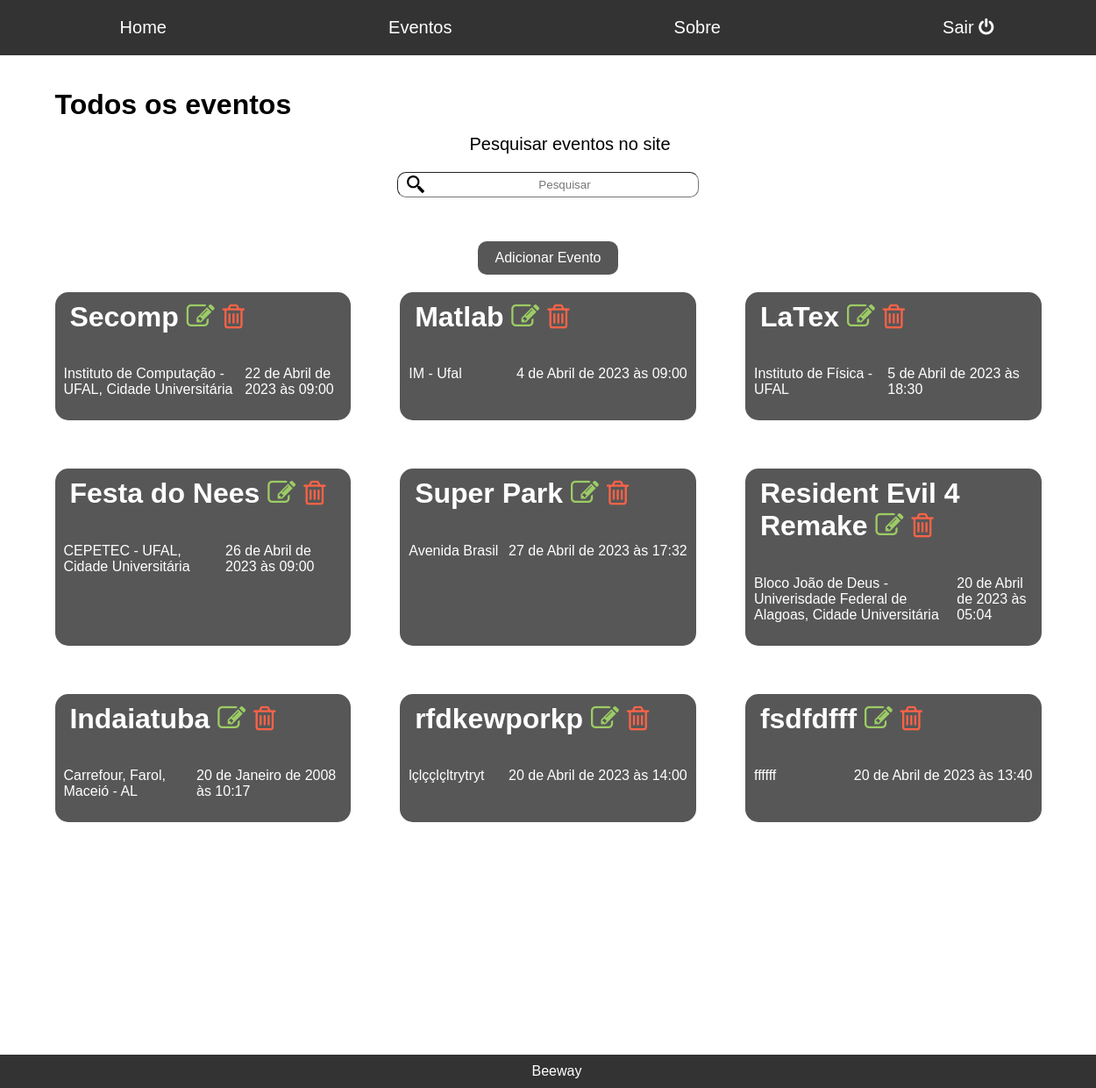
The page /administrador/todos.eventos (signed in) on the database as committed earlier.
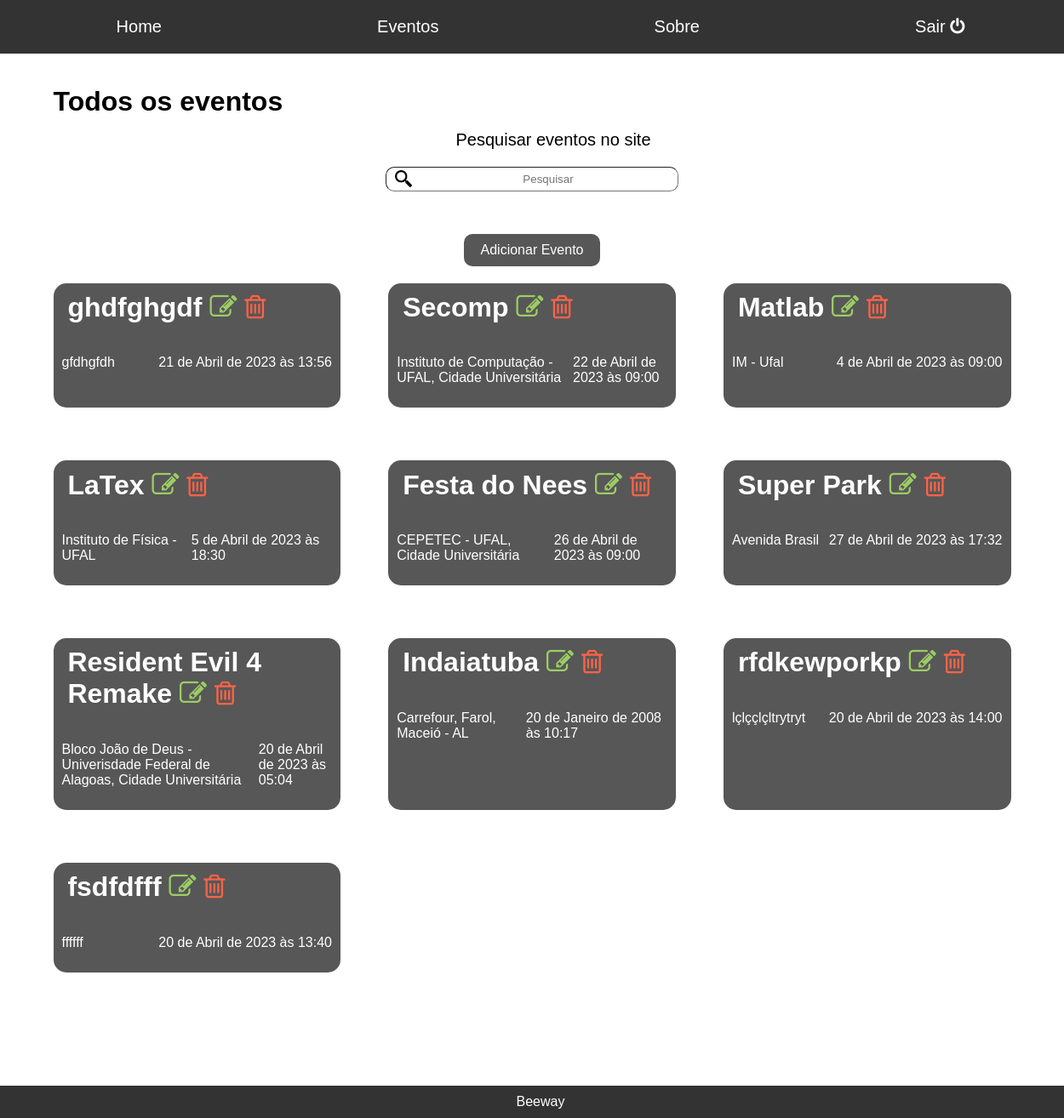
The same page on the database as committed later.
### administrador/models.py (models this page shows, shortened)
class Event(models.Model):
    titulo = models.CharField(max_length=50)
    local = models.CharField(max_length=150)
    data_e_hora = models.DateTimeField()
    descricao = models.TextField()
    contato = models.CharField(max_length=150)
    max_ingressos = models.PositiveSmallIntegerField()
    preco = models.DecimalField(decimal_places=2, max_digits=10)
    criado_em = models.DateTimeField(auto_now_add=True)

### administrador/views.py (the view)
# urls.py: path('administrador/todos.eventos', views.todosEventos, name = 'admintodoseventos'),
@user_passes_test(checagem_grupoadmin, login_url = '/accounts/login', redirect_field_name='')
def todosEventos(request):
    search = request.GET.get('search')
    if search:
        eventos_lista = Event.objects.filter(titulo__icontains=search)
    else:
        eventos_lista = Event.objects.all().order_by('-criado_em')
        """ Adicionar isso quando a paginação puder aparecer na tela
        paginator = Paginator(eventos_lista, 12)
        page = request.GET.get('page')
        eventos = paginator.get_page(page) """
    return (render(request, 'administrador/todos.eventos.html', {'eventos': eventos_lista}))

### administrador/views.py (called while the page is built)
def checagem_grupoadmin(user):
    group = Group.objects.get(name='Administrador')
    return group in user.groups.all()

### administrador/templates/administrador/todos.eventos.html (shortened to what this page needs)
{% extends 'base-administrador.html' %}
{% load static %}
{% block head %}
	<link rel="stylesheet" type="text/css" href="{% static 'css/home.css' %}">
	<link rel="stylesheet" type="text/css" href="{% static 'css/todos.eventos.css' %}">
{% endblock %}
{% block content %}
	<h1>Todos os eventos</h1>
		<div class="container" id="x">
			<div id="y"><p id="search">Pesquisar eventos no site</p></div>
			<form method="GET">
				<input type="text" id="a" placeholder="Pesquisar" name="search" value="{{request.GET.search}}">
			</form>
			<button class="botaoAdd"><a href="adicionar_evento" style="text-decoration: none; color: #fff">Adicionar Evento </a></button>
		</div>
	<div id="ultimos" class="container">
		{% for eventos in eventos %}
		<div class="evento">
			<h1>
				<a style="text-decoration: none; color: #fff" href= "desc_evento/{{eventos.id}}">{{eventos.titulo}}</a>
				<a style="text-decoration: none; color: #9CCC65" href= "editar_evento/{{eventos.id}}"><i class="fa fa-pencil-square-o" aria-hidden="true"></i></a>
				<a style="text-decoration: none; color: #FF6347" href= "deletar_evento/{{eventos.id}}"><i class="fa fa-trash-o" aria-hidden="true"></i></a>
			</h1>
			<div class="container" id="info">
				<p>{{eventos.local}}</p>
				<p>{{eventos.data_e_hora}}</p>
			</div>
		</div>
		{% endfor %}
	</div>
{% endblock %}

Rows that differ between the two databases and show on the page:
added Event: titulo "ghdfghgdf", local "gfdhgfdh", data_e_hora "21 de Abril de 2023 às 13:56"
